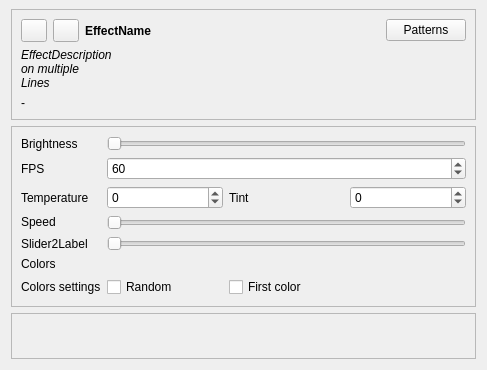
<?xml version="1.0" encoding="UTF-8"?>
<ui version="4.0">
 <class>OpenRGBEffectPage</class>
 <widget class="QWidget" name="OpenRGBEffectPage">
  <property name="geometry">
   <rect>
    <x>0</x>
    <y>0</y>
    <width>487</width>
    <height>370</height>
   </rect>
  </property>
  <property name="sizePolicy">
   <sizepolicy hsizetype="Expanding" vsizetype="Expanding">
    <horstretch>1</horstretch>
    <verstretch>1</verstretch>
   </sizepolicy>
  </property>
  <layout class="QVBoxLayout" name="verticalLayout" stretch="0,0,1">
   <property name="topMargin">
    <number>9</number>
   </property>
   <item>
    <widget class="QFrame" name="frame">
     <property name="sizePolicy">
      <sizepolicy hsizetype="Preferred" vsizetype="Maximum">
       <horstretch>0</horstretch>
       <verstretch>0</verstretch>
      </sizepolicy>
     </property>
     <property name="autoFillBackground">
      <bool>true</bool>
     </property>
     <property name="frameShape">
      <enum>QFrame::StyledPanel</enum>
     </property>
     <property name="frameShadow">
      <enum>QFrame::Raised</enum>
     </property>
     <layout class="QGridLayout" name="gridLayout_2" rowstretch="0,0,0" columnstretch="0,0,1,0">
      <item row="0" column="0">
       <widget class="QToolButton" name="preview">
        <property name="minimumSize">
         <size>
          <width>26</width>
          <height>0</height>
         </size>
        </property>
        <property name="maximumSize">
         <size>
          <width>26</width>
          <height>16777215</height>
         </size>
        </property>
        <property name="toolTip">
         <string>Preview</string>
        </property>
        <property name="text">
         <string/>
        </property>
       </widget>
      </item>
      <item row="0" column="1">
       <widget class="QToolButton" name="toggle_info">
        <property name="minimumSize">
         <size>
          <width>26</width>
          <height>0</height>
         </size>
        </property>
        <property name="maximumSize">
         <size>
          <width>26</width>
          <height>16777215</height>
         </size>
        </property>
        <property name="toolTip">
         <string>Expand/Collapse</string>
        </property>
        <property name="text">
         <string/>
        </property>
       </widget>
      </item>
      <item row="0" column="2">
       <widget class="QLabel" name="EffectName">
        <property name="sizePolicy">
         <sizepolicy hsizetype="Minimum" vsizetype="Preferred">
          <horstretch>0</horstretch>
          <verstretch>0</verstretch>
         </sizepolicy>
        </property>
        <property name="font">
         <font>
          <bold>true</bold>
         </font>
        </property>
        <property name="text">
         <string>EffectName</string>
        </property>
        <property name="alignment">
         <set>Qt::AlignLeading|Qt::AlignLeft|Qt::AlignVCenter</set>
        </property>
       </widget>
      </item>
      <item row="0" column="3">
       <widget class="QPushButton" name="main_menu">
        <property name="text">
         <string>Patterns</string>
        </property>
       </widget>
      </item>
      <item row="1" column="0" colspan="4">
       <widget class="QLabel" name="EffectDesciption">
        <property name="sizePolicy">
         <sizepolicy hsizetype="Expanding" vsizetype="Preferred">
          <horstretch>0</horstretch>
          <verstretch>0</verstretch>
         </sizepolicy>
        </property>
        <property name="font">
         <font>
          <italic>true</italic>
         </font>
        </property>
        <property name="text">
         <string>&lt;html&gt;&lt;head/&gt;&lt;body&gt;&lt;p&gt;EffectDescription &lt;br/&gt;on multiple&lt;br/&gt;Lines&lt;/p&gt;&lt;/body&gt;&lt;/html&gt;</string>
        </property>
        <property name="textFormat">
         <enum>Qt::RichText</enum>
        </property>
        <property name="alignment">
         <set>Qt::AlignLeading|Qt::AlignLeft|Qt::AlignVCenter</set>
        </property>
        <property name="openExternalLinks">
         <bool>true</bool>
        </property>
       </widget>
      </item>
      <item row="2" column="0" colspan="4">
       <widget class="QLabel" name="time_measure">
        <property name="text">
         <string>-</string>
        </property>
        <property name="alignment">
         <set>Qt::AlignLeading|Qt::AlignLeft|Qt::AlignVCenter</set>
        </property>
       </widget>
      </item>
     </layout>
    </widget>
   </item>
   <item>
    <widget class="QFrame" name="common_settings">
     <property name="sizePolicy">
      <sizepolicy hsizetype="Preferred" vsizetype="Maximum">
       <horstretch>0</horstretch>
       <verstretch>0</verstretch>
      </sizepolicy>
     </property>
     <property name="autoFillBackground">
      <bool>true</bool>
     </property>
     <property name="frameShape">
      <enum>QFrame::StyledPanel</enum>
     </property>
     <property name="frameShadow">
      <enum>QFrame::Sunken</enum>
     </property>
     <layout class="QGridLayout" name="gridLayout_4">
      <item row="0" column="0">
       <layout class="QGridLayout" name="gridLayout_3" columnstretch="0,0,0,0">
        <item row="7" column="0">
         <widget class="QLabel" name="ColorsLabel">
          <property name="text">
           <string>Colors</string>
          </property>
         </widget>
        </item>
        <item row="4" column="1">
         <widget class="QSpinBox" name="Temperature">
          <property name="minimum">
           <number>-100</number>
          </property>
          <property name="maximum">
           <number>100</number>
          </property>
         </widget>
        </item>
        <item row="3" column="0">
         <widget class="QLabel" name="FPS_label">
          <property name="text">
           <string>FPS</string>
          </property>
         </widget>
        </item>
        <item row="8" column="0">
         <widget class="QLabel" name="ColorsSettingsLabel">
          <property name="text">
           <string>Colors settings</string>
          </property>
         </widget>
        </item>
        <item row="2" column="0">
         <widget class="QLabel" name="BrightnessLAbel">
          <property name="text">
           <string>Brightness</string>
          </property>
         </widget>
        </item>
        <item row="5" column="0">
         <widget class="QLabel" name="SpeedLabel">
          <property name="sizePolicy">
           <sizepolicy hsizetype="Fixed" vsizetype="Fixed">
            <horstretch>0</horstretch>
            <verstretch>0</verstretch>
           </sizepolicy>
          </property>
          <property name="minimumSize">
           <size>
            <width>50</width>
            <height>0</height>
           </size>
          </property>
          <property name="text">
           <string>Speed</string>
          </property>
         </widget>
        </item>
        <item row="6" column="0">
         <widget class="QLabel" name="Slider2Label">
          <property name="sizePolicy">
           <sizepolicy hsizetype="Fixed" vsizetype="Preferred">
            <horstretch>0</horstretch>
            <verstretch>0</verstretch>
           </sizepolicy>
          </property>
          <property name="minimumSize">
           <size>
            <width>50</width>
            <height>0</height>
           </size>
          </property>
          <property name="text">
           <string>Slider2Label</string>
          </property>
         </widget>
        </item>
        <item row="8" column="1">
         <widget class="QCheckBox" name="RandomCheckbox">
          <property name="text">
           <string>Random</string>
          </property>
         </widget>
        </item>
        <item row="4" column="0">
         <widget class="QLabel" name="label">
          <property name="text">
           <string>Temperature</string>
          </property>
         </widget>
        </item>
        <item row="4" column="2">
         <widget class="QLabel" name="label_2">
          <property name="text">
           <string>Tint</string>
          </property>
         </widget>
        </item>
        <item row="4" column="3">
         <widget class="QSpinBox" name="Tint">
          <property name="minimum">
           <number>-100</number>
          </property>
          <property name="maximum">
           <number>100</number>
          </property>
         </widget>
        </item>
        <item row="2" column="1" colspan="3">
         <widget class="QTooltipedSlider" name="Brightness_slider">
          <property name="maximum">
           <number>100</number>
          </property>
          <property name="orientation">
           <enum>Qt::Horizontal</enum>
          </property>
         </widget>
        </item>
        <item row="3" column="1" colspan="3">
         <widget class="QSpinBox" name="FPS_slider">
          <property name="minimum">
           <number>1</number>
          </property>
          <property name="maximum">
           <number>360</number>
          </property>
          <property name="value">
           <number>60</number>
          </property>
         </widget>
        </item>
        <item row="5" column="1" colspan="3">
         <widget class="QTooltipedSlider" name="SpeedSlider">
          <property name="enabled">
           <bool>true</bool>
          </property>
          <property name="sizePolicy">
           <sizepolicy hsizetype="Minimum" vsizetype="Fixed">
            <horstretch>0</horstretch>
            <verstretch>0</verstretch>
           </sizepolicy>
          </property>
          <property name="minimumSize">
           <size>
            <width>0</width>
            <height>0</height>
           </size>
          </property>
          <property name="orientation">
           <enum>Qt::Horizontal</enum>
          </property>
         </widget>
        </item>
        <item row="6" column="1" colspan="3">
         <widget class="QTooltipedSlider" name="Slider2">
          <property name="minimumSize">
           <size>
            <width>0</width>
            <height>0</height>
           </size>
          </property>
          <property name="maximumSize">
           <size>
            <width>16777215</width>
            <height>16777215</height>
           </size>
          </property>
          <property name="orientation">
           <enum>Qt::Horizontal</enum>
          </property>
         </widget>
        </item>
        <item row="7" column="1" colspan="3">
         <widget class="QFrame" name="Colors">
          <property name="styleSheet">
           <string notr="true">border: 0;</string>
          </property>
          <property name="frameShape">
           <enum>QFrame::StyledPanel</enum>
          </property>
          <property name="frameShadow">
           <enum>QFrame::Raised</enum>
          </property>
         </widget>
        </item>
        <item row="8" column="2">
         <widget class="QCheckBox" name="OnlyFirst">
          <property name="text">
           <string>First color</string>
          </property>
         </widget>
        </item>
       </layout>
      </item>
     </layout>
    </widget>
   </item>
   <item>
    <widget class="QFrame" name="extra_settings">
     <property name="sizePolicy">
      <sizepolicy hsizetype="Preferred" vsizetype="MinimumExpanding">
       <horstretch>0</horstretch>
       <verstretch>0</verstretch>
      </sizepolicy>
     </property>
     <property name="autoFillBackground">
      <bool>true</bool>
     </property>
     <property name="frameShape">
      <enum>QFrame::StyledPanel</enum>
     </property>
     <property name="frameShadow">
      <enum>QFrame::Sunken</enum>
     </property>
     <layout class="QGridLayout" name="gridLayout_5">
      <property name="leftMargin">
       <number>0</number>
      </property>
      <property name="topMargin">
       <number>0</number>
      </property>
      <property name="rightMargin">
       <number>0</number>
      </property>
      <property name="bottomMargin">
       <number>0</number>
      </property>
      <item row="0" column="0">
       <layout class="QGridLayout" name="ExtraOptions"/>
      </item>
     </layout>
    </widget>
   </item>
  </layout>
 </widget>
 <customwidgets>
  <customwidget>
   <class>QTooltipedSlider</class>
   <extends>QSlider</extends>
   <header location="global">QTooltipedSlider.h</header>
  </customwidget>
 </customwidgets>
 <resources/>
 <connections/>
</ui>
